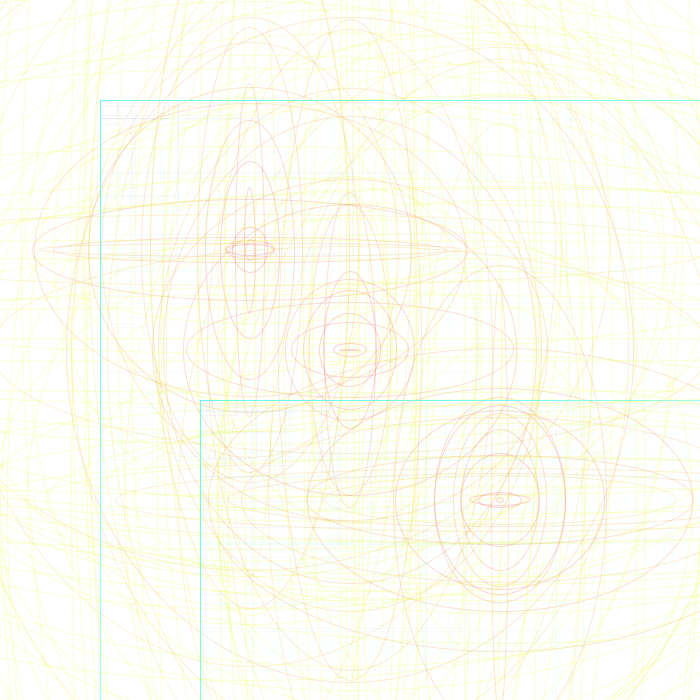
Frame 1 (no input)
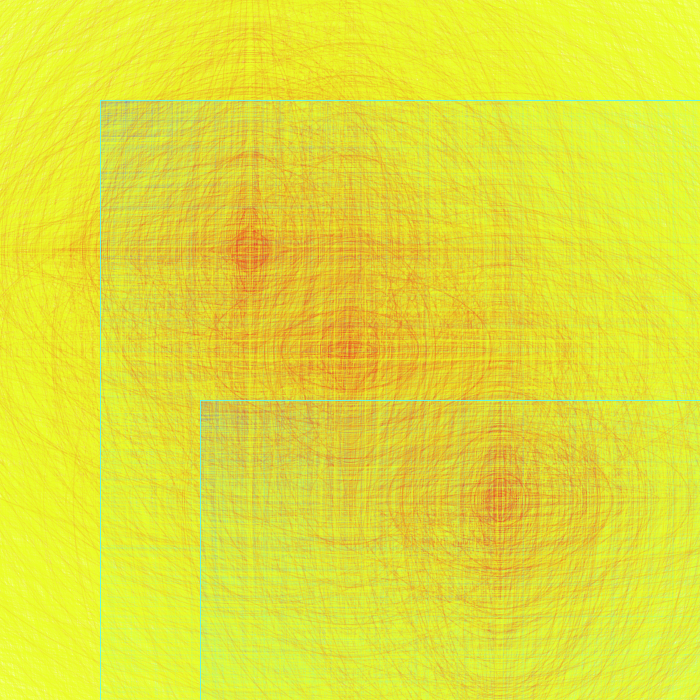
Frame 60 (the mouse pressed at the canvas centre just before this capture)
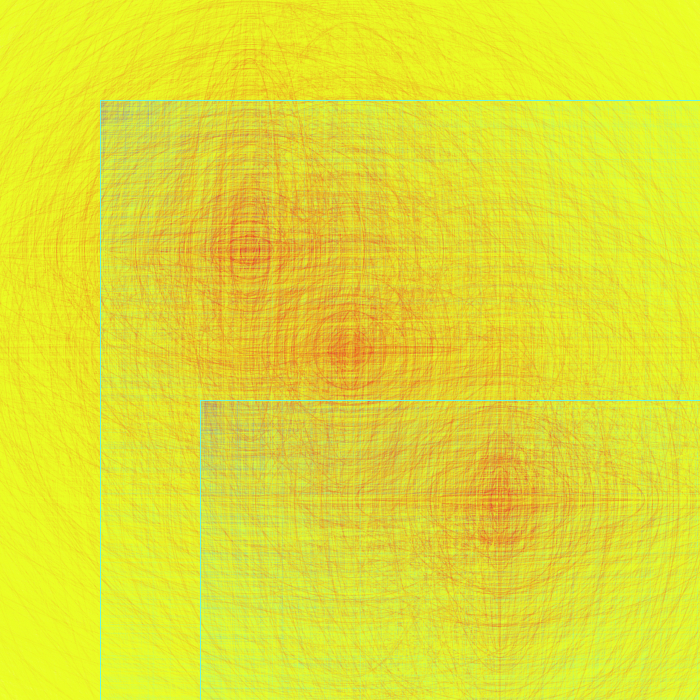
Frame 120 (the mouse held since frame 60 and released just before this capture)

The Processing sketch that drew these frames (run headless with seeded random() and noise(); from frame 60 on, the mouse is pressed at the canvas centre):

// Processing sketch: processing_58601
// ── processing_58601.pde

int i;

void setup(){
  size(700,700);
  smooth();
  background(255);

}

void draw(){
   for (int i = 0; i<width; i+=10){
    noFill();
    strokeWeight(1);
    
    
    stroke(234,i,35,50);
    ellipse(350,350, random(i*5), random(i*5));
    ellipse(250,250, random(i*5), random(i*5));
    ellipse(500,500, random(i*5), random(i*5));
    
    stroke(100,i,230,13);
    rect(200,400, random(i*2), random(i*2));
      rect(100,100, random(i*3), random(i*2));
   
}
}
